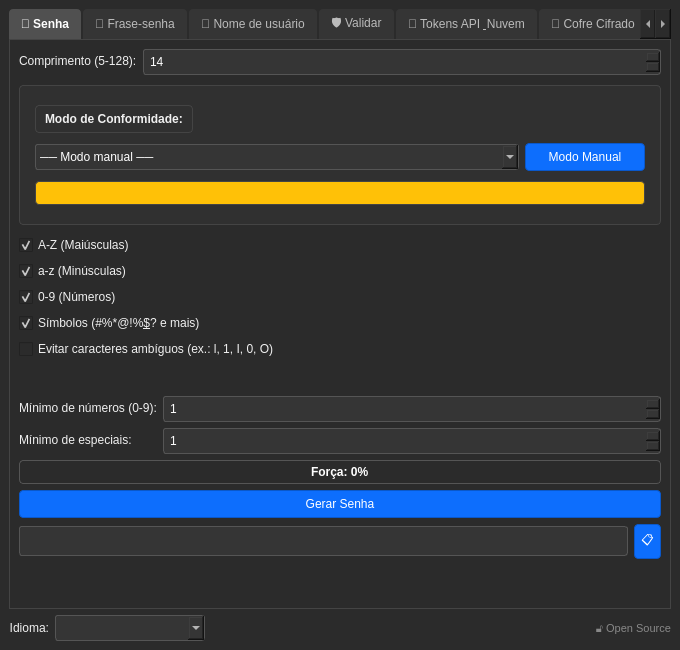
<?xml version="1.0" encoding="UTF-8"?>
<ui version="4.0">
 <class>MainWindow</class>
 <widget class="QMainWindow" name="MainWindow">
  <property name="geometry">
   <rect>
    <x>0</x>
    <y>0</y>
    <width>680</width>
    <height>650</height>
   </rect>
  </property>
  <property name="minimumSize">
   <size>
    <width>650</width>
    <height>650</height>
   </size>
  </property>
  <property name="windowTitle">
   <string>CipherPass</string>
  </property>
  <property name="windowIcon">
   <iconset>
    <normaloff>:/icons/icono_generador_g44.png</normaloff>:/icons/icono_generador_g44.png</iconset>
  </property>
  <property name="styleSheet">
   <string notr="true">
QMainWindow, QWidget { background-color: #2b2b2b; color: #f0f0f0; }
QTabWidget::pane { border: 1px solid #444; }
QLineEdit, QSpinBox, QComboBox { background-color: #353535; border: 1px solid #555; color: #fff; padding: 4px; border-radius: 3px; }
QLineEdit:disabled, QSpinBox:disabled, QComboBox:disabled, QPushButton:disabled { background-color: #2a2a2a; color: #777; border-color: #444; }
QPushButton { background-color: #0d6efd; border: 1px solid #0a58ca; color: #fff; padding: 6px; border-radius: 4px; }
QPushButton:hover { background-color: #0b5ed7; }
QPushButton:pressed { background-color: #0a58ca; }
QTabBar::tab { background: #353535; color: #bbb; padding: 8px 12px; margin-right: 2px; border-top-left-radius: 4px; border-top-right-radius: 4px; }
QTabBar::tab:selected { background: #505050; color: #fff; font-weight: bold; }
QTabBar::tab:disabled { background: #2a2a2a; color: #555; }
QProgressBar { border: 1px solid #555; border-radius: 4px; text-align: center; color: #fff; font-weight: bold; }
QProgressBar::chunk { background-color: #0d6efd; border-radius: 3px; }
</string>
  </property>
  <widget class="QWidget" name="centralwidget">
   <layout class="QVBoxLayout" name="verticalLayout_main">
    <item>
     <widget class="QTabWidget" name="tabWidget">
      <property name="currentIndex">
       <number>0</number>
      </property>
      <widget class="QWidget" name="tab_contrasena">
       <attribute name="title">
        <string>🔑 Senha</string>
       </attribute>
       <layout class="QVBoxLayout" name="verticalLayout_contrasena">
        <item>
         <layout class="QFormLayout" name="formLayout_contrasena_config">
          <item row="0" column="0">
           <widget class="QLabel" name="label_longitud">
            <property name="text">
             <string>&lt;html&gt;&lt;head/&gt;&lt;body&gt;&lt;p&gt;Comprimento (5-128):&lt;/p&gt;&lt;/body&gt;&lt;/html&gt;</string>
            </property>
           </widget>
          </item>
          <item row="0" column="1">
           <widget class="QSpinBox" name="spinBox_longitud">
            <property name="minimum">
             <number>5</number>
            </property>
            <property name="maximum">
             <number>128</number>
            </property>
            <property name="value">
             <number>14</number>
            </property>
           </widget>
          </item>
         </layout>
        </item>
        <item>
         <widget class="QFrame" name="frame_compliance">
          <property name="styleSheet">
           <string notr="true">QFrame { background-color: #303030; border: 1px solid #444; border-radius: 4px; padding: 6px; margin-top: 4px; margin-bottom: 4px; }</string>
          </property>
          <property name="frameShape">
           <enum>QFrame::StyledPanel</enum>
          </property>
          <property name="frameShadow">
           <enum>QFrame::Raised</enum>
          </property>
          <layout class="QVBoxLayout" name="verticalLayout_compliance">
           <item>
            <layout class="QHBoxLayout" name="horizontalLayout_compliance_header">
             <item>
              <widget class="QLabel" name="label_compliance">
               <property name="text">
                <string>&lt;b&gt;Modo de Conformidade:&lt;/b&gt;</string>
               </property>
              </widget>
             </item>
             <item>
              <spacer name="horizontalSpacer_compliance">
               <property name="orientation">
                <enum>Qt::Horizontal</enum>
               </property>
               <property name="sizeHint" stdset="0">
                <size>
                 <width>40</width>
                 <height>20</height>
                </size>
               </property>
              </spacer>
             </item>
            </layout>
           </item>
           <item>
            <layout class="QHBoxLayout" name="horizontalLayout_compliance_controls">
             <item>
              <widget class="QComboBox" name="comboBox_compliance">
               <item>
                <property name="text">
                 <string>── Modo manual ──</string>
                </property>
               </item>
               <item>
                <property name="text">
                 <string>Active Directory</string>
                </property>
               </item>
               <item>
                <property name="text">
                 <string>AWS IAM</string>
                </property>
               </item>
               <item>
                <property name="text">
                 <string>PCI-DSS</string>
                </property>
               </item>
               <item>
                <property name="text">
                 <string>NIST 800-63B</string>
                </property>
               </item>
              </widget>
             </item>
             <item>
              <widget class="QPushButton" name="btn_manual_mode">
               <property name="maximumSize">
                <size>
                 <width>120</width>
                 <height>16777215</height>
                </size>
               </property>
               <property name="text">
                <string>Modo Manual</string>
               </property>
              </widget>
             </item>
            </layout>
           </item>
           <item>
            <widget class="QLabel" name="label_compliance_badge">
             <property name="visible">
              <bool>false</bool>
             </property>
             <property name="styleSheet">
              <string notr="true">background-color: #ffc107; color: #000; padding: 4px 8px; border-radius: 4px; font-weight: bold;</string>
             </property>
             <property name="text">
              <string/>
             </property>
            </widget>
           </item>
          </layout>
         </widget>
        </item>
        <item>
         <widget class="QCheckBox" name="checkBox_mayusculas">
          <property name="text">
           <string>A-Z (Maiúsculas)</string>
          </property>
          <property name="checked">
           <bool>true</bool>
          </property>
         </widget>
        </item>
        <item>
         <widget class="QCheckBox" name="checkBox_minusculas">
          <property name="text">
           <string>a-z (Minúsculas)</string>
          </property>
          <property name="checked">
           <bool>true</bool>
          </property>
         </widget>
        </item>
        <item>
         <widget class="QCheckBox" name="checkBox_numeros">
          <property name="text">
           <string>0-9 (Números)</string>
          </property>
          <property name="checked">
           <bool>true</bool>
          </property>
         </widget>
        </item>
        <item>
         <widget class="QCheckBox" name="checkBox_simbolos">
          <property name="text">
           <string>Símbolos (#%*@!%&amp;$? e mais)</string>
          </property>
          <property name="checked">
           <bool>true</bool>
          </property>
         </widget>
        </item>
        <item>
         <widget class="QCheckBox" name="checkBox_evitar_ambiguos">
          <property name="text">
           <string>Evitar caracteres ambíguos (ex.: l, 1, I, 0, O)</string>
          </property>
         </widget>
        </item>
        <item>
         <spacer name="spacer_c1">
          <property name="orientation">
           <enum>Qt::Vertical</enum>
          </property>
          <property name="sizeHint" stdset="0">
           <size>
            <width>20</width>
            <height>10</height>
           </size>
          </property>
         </spacer>
        </item>
        <item>
         <layout class="QFormLayout" name="formLayout_contrasena_minimos">
          <item row="0" column="0">
           <widget class="QLabel" name="label_min_numeros">
            <property name="text">
             <string>&lt;html&gt;&lt;head/&gt;&lt;body&gt;&lt;p&gt;Mínimo de números (0-9):&lt;/p&gt;&lt;/body&gt;&lt;/html&gt;</string>
            </property>
           </widget>
          </item>
          <item row="0" column="1">
           <widget class="QSpinBox" name="spinBox_min_numeros">
            <property name="maximum">
             <number>20</number>
            </property>
            <property name="value">
             <number>1</number>
            </property>
           </widget>
          </item>
          <item row="1" column="0">
           <widget class="QLabel" name="label_min_especiales">
            <property name="text">
             <string>&lt;html&gt;&lt;head/&gt;&lt;body&gt;&lt;p&gt;Mínimo de especiais:&lt;/p&gt;&lt;/body&gt;&lt;/html&gt;</string>
            </property>
           </widget>
          </item>
          <item row="1" column="1">
           <widget class="QSpinBox" name="spinBox_min_especiales">
            <property name="maximum">
             <number>20</number>
            </property>
            <property name="value">
             <number>1</number>
            </property>
           </widget>
          </item>
         </layout>
        </item>
        <item>
         <widget class="QProgressBar" name="progressBar_fortaleza">
          <property name="value">
           <number>0</number>
          </property>
          <property name="format">
           <string>Força: %p%</string>
          </property>
         </widget>
        </item>
        <item>
         <widget class="QPushButton" name="btn_generar_contrasena">
          <property name="cursor">
           <cursorShape>PointingHandCursor</cursorShape>
          </property>
          <property name="text">
           <string>Gerar Senha</string>
          </property>
         </widget>
        </item>
        <item>
         <layout class="QHBoxLayout" name="horizontalLayout_contrasena_resultado">
          <item>
           <widget class="QLineEdit" name="lineEdit_contrasena">
            <property name="font">
             <font>
              <family>Consolas</family>
              <pointsize>11</pointsize>
             </font>
            </property>
            <property name="readOnly">
             <bool>true</bool>
            </property>
           </widget>
          </item>
          <item>
           <widget class="QPushButton" name="btn_copiar_contrasena">
            <property name="maximumSize">
             <size>
              <width>40</width>
              <height>16777215</height>
             </size>
            </property>
            <property name="toolTip">
             <string>Copiar</string>
            </property>
            <property name="text">
             <string>📋</string>
            </property>
           </widget>
          </item>
         </layout>
        </item>
        <item>
         <spacer name="spacer_c2">
          <property name="orientation">
           <enum>Qt::Vertical</enum>
          </property>
          <property name="sizeHint" stdset="0">
           <size>
            <width>20</width>
            <height>40</height>
           </size>
          </property>
         </spacer>
        </item>
       </layout>
      </widget>
      <widget class="QWidget" name="tab_frase">
       <attribute name="title">
        <string>🔏 Frase-senha</string>
       </attribute>
       <layout class="QVBoxLayout" name="verticalLayout_frase">
        <item>
         <layout class="QFormLayout" name="formLayout_frase_config">
          <item row="0" column="0">
           <widget class="QLabel" name="label_num_palabras">
            <property name="text">
             <string>&lt;html&gt;&lt;head/&gt;&lt;body&gt;&lt;p&gt;Número de palavras (3-20):&lt;/p&gt;&lt;/body&gt;&lt;/html&gt;</string>
            </property>
           </widget>
          </item>
          <item row="0" column="1">
           <widget class="QSpinBox" name="spinBox_num_palabras">
            <property name="minimum">
             <number>3</number>
            </property>
            <property name="maximum">
             <number>20</number>
            </property>
            <property name="value">
             <number>6</number>
            </property>
           </widget>
          </item>
          <item row="1" column="0">
           <widget class="QLabel" name="label_separador">
            <property name="text">
             <string>Separador:</string>
            </property>
           </widget>
          </item>
          <item row="1" column="1">
           <widget class="QLineEdit" name="lineEdit_separador">
            <property name="text">
             <string>-</string>
            </property>
            <property name="maxLength">
             <number>5</number>
            </property>
           </widget>
          </item>
         </layout>
        </item>
        <item>
         <widget class="QLabel" name="label_frase_aviso">
          <property name="text">
           <string>O valor deve estar entre 3 e 20. Use 6 palavras ou mais para gerar uma frase-senha segura.</string>
          </property>
          <property name="wordWrap">
           <bool>true</bool>
          </property>
         </widget>
        </item>
        <item>
         <widget class="QCheckBox" name="checkBox_capitalizar">
          <property name="text">
           <string>Capitalizar (cada palavra começa com maiúscula)</string>
          </property>
         </widget>
        </item>
        <item>
         <widget class="QCheckBox" name="checkBox_incluir_numeros">
          <property name="text">
           <string>Incluir número aleatório</string>
          </property>
         </widget>
        </item>
        <item>
         <spacer name="spacer_f1">
          <property name="orientation">
           <enum>Qt::Vertical</enum>
          </property>
          <property name="sizeHint" stdset="0">
           <size>
            <width>20</width>
            <height>20</height>
           </size>
          </property>
         </spacer>
        </item>
        <item>
         <widget class="QPushButton" name="btn_generar_frase">
          <property name="cursor">
           <cursorShape>PointingHandCursor</cursorShape>
          </property>
          <property name="text">
           <string>Gerar Frase-senha</string>
          </property>
         </widget>
        </item>
        <item>
         <layout class="QHBoxLayout" name="horizontalLayout_frase_resultado">
          <item>
           <widget class="QLineEdit" name="lineEdit_frase">
            <property name="font">
             <font>
              <family>Consolas</family>
              <pointsize>11</pointsize>
             </font>
            </property>
            <property name="readOnly">
             <bool>true</bool>
            </property>
           </widget>
          </item>
          <item>
           <widget class="QPushButton" name="btn_copiar_frase">
            <property name="maximumSize">
             <size>
              <width>40</width>
              <height>16777215</height>
             </size>
            </property>
            <property name="text">
             <string>📋</string>
            </property>
           </widget>
          </item>
         </layout>
        </item>
        <item>
         <spacer name="verticalSpacer_frase">
          <property name="orientation">
           <enum>Qt::Vertical</enum>
          </property>
          <property name="sizeHint" stdset="0">
           <size>
            <width>20</width>
            <height>40</height>
           </size>
          </property>
         </spacer>
        </item>
       </layout>
      </widget>
      <widget class="QWidget" name="tab_usuario">
       <attribute name="title">
        <string>👤 Nome de usuário</string>
       </attribute>
       <layout class="QVBoxLayout" name="verticalLayout_usuario">
        <item>
         <layout class="QFormLayout" name="formLayout_usuario">
          <item row="0" column="0">
           <widget class="QLabel" name="label_tipo_usuario">
            <property name="text">
             <string>Tipo de usuário:</string>
            </property>
           </widget>
          </item>
          <item row="0" column="1">
           <widget class="QComboBox" name="comboBox_tipo_usuario">
            <item>
             <property name="text">
              <string>Palavra aleatória</string>
             </property>
            </item>
            <item>
             <property name="text">
              <string>E-mail</string>
             </property>
            </item>
            <item>
             <property name="text">
              <string>Apelido</string>
             </property>
            </item>
           </widget>
          </item>
          <item row="1" column="0">
           <widget class="QLabel" name="label_usuario_dominio">
            <property name="text">
             <string>Domínio (opcional):</string>
            </property>
           </widget>
          </item>
          <item row="1" column="1">
           <widget class="QLineEdit" name="lineEdit_usuario_dominio">
            <property name="placeholderText">
             <string>ex.: empresa.com (sem @)</string>
            </property>
           </widget>
          </item>
          <item row="2" column="0">
           <widget class="QLabel" name="label_usuario_tag">
            <property name="text">
             <string>Tag de serviço:</string>
            </property>
           </widget>
          </item>
          <item row="2" column="1">
           <layout class="QHBoxLayout" name="horizontalLayout_usuario_tag">
            <item>
             <widget class="QCheckBox" name="checkBox_usuario_servicio">
              <property name="text">
               <string>Incluir (+tag)</string>
              </property>
             </widget>
            </item>
            <item>
             <widget class="QLineEdit" name="lineEdit_usuario_servicio">
              <property name="enabled">
               <bool>false</bool>
              </property>
              <property name="placeholderText">
               <string>ex.: netflix</string>
              </property>
             </widget>
            </item>
           </layout>
          </item>
         </layout>
        </item>
        <item>
         <spacer name="spacer_u1">
          <property name="orientation">
           <enum>Qt::Vertical</enum>
          </property>
          <property name="sizeHint" stdset="0">
           <size>
            <width>20</width>
            <height>20</height>
           </size>
          </property>
         </spacer>
        </item>
        <item>
         <widget class="QPushButton" name="btn_generar_usuario">
          <property name="cursor">
           <cursorShape>PointingHandCursor</cursorShape>
          </property>
          <property name="text">
           <string>Gerar Nome de Usuário</string>
          </property>
         </widget>
        </item>
        <item>
         <layout class="QHBoxLayout" name="horizontalLayout_usuario_resultado">
          <item>
           <widget class="QLineEdit" name="lineEdit_usuario">
            <property name="font">
             <font>
              <family>Consolas</family>
              <pointsize>11</pointsize>
             </font>
            </property>
            <property name="readOnly">
             <bool>true</bool>
            </property>
           </widget>
          </item>
          <item>
           <widget class="QPushButton" name="btn_copiar_usuario">
            <property name="maximumSize">
             <size>
              <width>40</width>
              <height>16777215</height>
             </size>
            </property>
            <property name="text">
             <string>📋</string>
            </property>
           </widget>
          </item>
         </layout>
        </item>
        <item>
         <spacer name="verticalSpacer_usuario">
          <property name="orientation">
           <enum>Qt::Vertical</enum>
          </property>
          <property name="sizeHint" stdset="0">
           <size>
            <width>20</width>
            <height>40</height>
           </size>
          </property>
         </spacer>
        </item>
       </layout>
      </widget>
      <widget class="QWidget" name="tab_validar">
       <attribute name="title">
        <string>🛡️ Validar</string>
       </attribute>
       <layout class="QVBoxLayout" name="verticalLayout_validar">
        <item>
         <widget class="QLabel" name="label_validar_info">
          <property name="styleSheet">
           <string notr="true">color: #aaa; font-style: italic; margin-bottom: 10px;</string>
          </property>
          <property name="text">
           <string>Verifique quão rápido um invasor poderia quebrar sua senha.</string>
          </property>
          <property name="wordWrap">
           <bool>true</bool>
          </property>
         </widget>
        </item>
        <item>
         <layout class="QFormLayout" name="formLayout_validar">
          <item row="0" column="0">
           <widget class="QLabel" name="label_validar_pass">
            <property name="text">
             <string>Senha:</string>
            </property>
           </widget>
          </item>
          <item row="0" column="1">
           <layout class="QHBoxLayout" name="horizontalLayout_validar_input">
            <item>
             <widget class="QLineEdit" name="lineEdit_validar_pass">
              <property name="echoMode">
               <enum>QLineEdit::Normal</enum>
              </property>
              <property name="placeholderText">
               <string>Digite a senha...</string>
              </property>
             </widget>
            </item>
            <item>
             <widget class="QPushButton" name="btn_validar_ver">
              <property name="maximumSize">
               <size>
                <width>40</width>
                <height>16777215</height>
               </size>
              </property>
              <property name="text">
               <string>👁️</string>
              </property>
              <property name="checkable">
               <bool>true</bool>
              </property>
             </widget>
            </item>
           </layout>
          </item>
         </layout>
        </item>
        <item>
         <widget class="QFrame" name="frame_hibp">
          <property name="styleSheet">
           <string notr="true">QFrame { background-color: #303030; border: 1px solid #444; border-radius: 4px; padding: 8px; margin-top: 4px; margin-bottom: 4px; }</string>
          </property>
          <property name="frameShape">
           <enum>QFrame::StyledPanel</enum>
          </property>
          <property name="frameShadow">
           <enum>QFrame::Raised</enum>
          </property>
          <layout class="QVBoxLayout" name="verticalLayout_hibp">
           <item>
            <layout class="QHBoxLayout" name="horizontalLayout_hibp_header">
             <item>
              <widget class="QCheckBox" name="checkBox_hibp">
               <property name="text">
                <string>🔒 Verificar no Have I Been Pwned</string>
               </property>
              </widget>
             </item>
             <item>
              <spacer name="horizontalSpacer_hibp">
               <property name="orientation">
                <enum>Qt::Horizontal</enum>
               </property>
               <property name="sizeHint" stdset="0">
                <size>
                 <width>40</width>
                 <height>20</height>
                </size>
               </property>
              </spacer>
             </item>
            </layout>
           </item>
           <item>
            <layout class="QHBoxLayout" name="horizontalLayout_hibp_controls">
             <item>
              <widget class="QPushButton" name="btn_hibp_check">
               <property name="cursor">
                <cursorShape>PointingHandCursor</cursorShape>
               </property>
               <property name="text">
                <string>🔍 Verificar agora</string>
               </property>
              </widget>
             </item>
             <item>
              <widget class="QProgressBar" name="progressBar_hibp">
               <property name="visible">
                <bool>false</bool>
               </property>
               <property name="maximum">
                <number>0</number>
               </property>
               <property name="value">
                <number>0</number>
               </property>
               <property name="textVisible">
                <bool>false</bool>
               </property>
              </widget>
             </item>
            </layout>
           </item>
           <item>
            <widget class="QLabel" name="label_hibp_resultado">
             <property name="visible">
              <bool>false</bool>
             </property>
             <property name="styleSheet">
              <string notr="true">font-weight: bold; padding: 8px; background-color: #2b2b2b; border-radius: 4px;</string>
             </property>
             <property name="text">
              <string/>
             </property>
             <property name="wordWrap">
              <bool>true</bool>
             </property>
            </widget>
           </item>
          </layout>
         </widget>
        </item>
        <item>
         <widget class="QLabel" name="label_validar_entropia">
          <property name="styleSheet">
           <string notr="true">font-size: 14px;</string>
          </property>
          <property name="text">
           <string/>
          </property>
         </widget>
        </item>
        <item>
         <widget class="QLabel" name="label_validar_tiempo">
          <property name="styleSheet">
           <string notr="true">font-size: 14px; font-weight: bold; margin-bottom: 5px;</string>
          </property>
          <property name="text">
           <string>Tempo estimado: -</string>
          </property>
         </widget>
        </item>
        <item>
         <widget class="QProgressBar" name="progressBar_validar">
          <property name="value">
           <number>0</number>
          </property>
          <property name="textVisible">
           <bool>true</bool>
          </property>
         </widget>
        </item>
        <item>
         <widget class="QLabel" name="label_validar_mensaje">
          <property name="styleSheet">
           <string notr="true">margin-top: 10px; font-weight: bold;</string>
          </property>
          <property name="text">
           <string/>
          </property>
          <property name="wordWrap">
           <bool>true</bool>
          </property>
         </widget>
        </item>
        <item>
         <spacer name="verticalSpacer_validar">
          <property name="orientation">
           <enum>Qt::Vertical</enum>
          </property>
          <property name="sizeHint" stdset="0">
           <size>
            <width>20</width>
            <height>40</height>
           </size>
          </property>
         </spacer>
        </item>
       </layout>
       <zorder>frame_hibp</zorder>
       <zorder>label_validar_entropia</zorder>
       <zorder>label_validar_info</zorder>
       <zorder>label_validar_tiempo</zorder>
       <zorder>progressBar_validar</zorder>
       <zorder>label_validar_mensaje</zorder>
      </widget>
      <widget class="QWidget" name="tab_tokens">
       <attribute name="title">
        <string>🔐 Tokens API &amp; Nuvem</string>
       </attribute>
       <layout class="QVBoxLayout" name="verticalLayout_tokens">
        <item>
         <widget class="QLabel" name="label_tokens_info">
          <property name="text">
           <string>Gere tokens seguros para APIs, serviços em nuvem e UUIDs únicos.</string>
          </property>
          <property name="wordWrap">
           <bool>true</bool>
          </property>
         </widget>
        </item>
        <item>
         <layout class="QFormLayout" name="formLayout_token_tipo">
          <item row="0" column="0">
           <widget class="QLabel" name="label_token_tipo">
            <property name="text">
             <string>Tipo de token:</string>
            </property>
           </widget>
          </item>
          <item row="0" column="1">
           <widget class="QComboBox" name="comboBox_token_tipo">
            <item>
             <property name="text">
              <string>Token URL-safe (secrets.token_urlsafe)</string>
             </property>
            </item>
            <item>
             <property name="text">
              <string>Token hexadecimal (secrets.token_hex)</string>
             </property>
            </item>
            <item>
             <property name="text">
              <string>UUID v4 (uuid.uuid4)</string>
             </property>
            </item>
            <item>
             <property name="text">
              <string>Bearer Token (prefixo + token_urlsafe)</string>
             </property>
            </item>
           </widget>
          </item>
         </layout>
        </item>
        <item>
         <layout class="QFormLayout" name="formLayout_token_length">
          <item row="0" column="0">
           <widget class="QLabel" name="label_token_length">
            <property name="text">
             <string>Comprimento (bytes):</string>
            </property>
           </widget>
          </item>
          <item row="0" column="1">
           <widget class="QSpinBox" name="spinBox_token_length">
            <property name="minimum">
             <number>16</number>
            </property>
            <property name="maximum">
             <number>128</number>
            </property>
            <property name="value">
             <number>32</number>
            </property>
           </widget>
          </item>
         </layout>
        </item>
        <item>
         <widget class="QPushButton" name="btn_generar_token">
          <property name="cursor">
           <cursorShape>PointingHandCursor</cursorShape>
          </property>
          <property name="text">
           <string>Gerar Token</string>
          </property>
         </widget>
        </item>
        <item>
         <layout class="QHBoxLayout" name="horizontalLayout_token_result">
          <item>
           <widget class="QLineEdit" name="lineEdit_token_resultado">
            <property name="font">
             <font>
              <family>Consolas</family>
              <pointsize>11</pointsize>
             </font>
            </property>
            <property name="readOnly">
             <bool>true</bool>
            </property>
           </widget>
          </item>
          <item>
           <widget class="QPushButton" name="btn_copiar_token">
            <property name="maximumSize">
             <size>
              <width>40</width>
              <height>16777215</height>
             </size>
            </property>
            <property name="text">
             <string>📋</string>
            </property>
           </widget>
          </item>
         </layout>
        </item>
        <item>
         <spacer name="spacer_t1">
          <property name="orientation">
           <enum>Qt::Vertical</enum>
          </property>
          <property name="sizeHint" stdset="0">
           <size>
            <width>20</width>
            <height>40</height>
           </size>
          </property>
         </spacer>
        </item>
       </layout>
      </widget>
      <widget class="QWidget" name="tab_vault">
       <attribute name="title">
        <string>🔐 Cofre Cifrado</string>
       </attribute>
       <layout class="QVBoxLayout" name="verticalLayout_vault">
        <item>
         <widget class="QLabel" name="label_vault_info">
          <property name="text">
           <string>Exporte e importe dados cifrados com Argon2id e AES-256. Requer senha mestra.</string>
          </property>
          <property name="wordWrap">
           <bool>true</bool>
          </property>
         </widget>
        </item>
        <item>
         <widget class="QLabel" name="label_export">
          <property name="text">
           <string>&lt;b&gt;Exportar Cofre&lt;/b&gt;</string>
          </property>
         </widget>
        </item>
        <item>
         <layout class="QFormLayout" name="formLayout_vault_kdf">
          <item row="0" column="0">
           <widget class="QLabel" name="label_vault_kdf">
            <property name="toolTip">
             <string>Função de derivação de chave. Argon2id é mais resistente a ataques GPU e de força bruta.</string>
            </property>
            <property name="text">
             <string>Algoritmo KDF:</string>
            </property>
           </widget>
          </item>
          <item row="0" column="1">
           <widget class="QComboBox" name="comboBox_vault_kdf">
            <item>
             <property name="text">
              <string>Argon2id (recomendado)</string>
             </property>
            </item>
            <item>
             <property name="text">
              <string>PBKDF2-SHA256 (fallback stdlib)</string>
             </property>
            </item>
           </widget>
          </item>
         </layout>
        </item>
        <item>
         <widget class="QTextEdit" name="textEdit_export_data">
          <property name="maximumSize">
           <size>
            <width>16777215</width>
            <height>120</height>
           </size>
          </property>
          <property name="placeholderText">
           <string>Digite os dados a serem cifrados (JSON, texto, etc.)...</string>
          </property>
         </widget>
        </item>
        <item>
         <widget class="QPushButton" name="btn_export_vault">
          <property name="cursor">
           <cursorShape>PointingHandCursor</cursorShape>
          </property>
          <property name="text">
           <string>🔒 Exportar e Cifrar</string>
          </property>
         </widget>
        </item>
        <item>
         <spacer name="spacer_v1">
          <property name="orientation">
           <enum>Qt::Vertical</enum>
          </property>
          <property name="sizeHint" stdset="0">
           <size>
            <width>20</width>
            <height>20</height>
           </size>
          </property>
         </spacer>
        </item>
        <item>
         <widget class="QLabel" name="label_import">
          <property name="text">
           <string>&lt;b&gt;Importar Cofre&lt;/b&gt;</string>
          </property>
         </widget>
        </item>
        <item>
         <layout class="QHBoxLayout" name="horizontalLayout_import_file">
          <item>
           <widget class="QLineEdit" name="lineEdit_import_path">
            <property name="readOnly">
             <bool>true</bool>
            </property>
            <property name="placeholderText">
             <string>Selecione o arquivo do cofre...</string>
            </property>
           </widget>
          </item>
          <item>
           <widget class="QPushButton" name="btn_browse_vault">
            <property name="maximumSize">
             <size>
              <width>40</width>
              <height>16777215</height>
             </size>
            </property>
            <property name="text">
             <string>📁</string>
            </property>
           </widget>
          </item>
         </layout>
        </item>
        <item>
         <widget class="QPushButton" name="btn_import_vault">
          <property name="cursor">
           <cursorShape>PointingHandCursor</cursorShape>
          </property>
          <property name="text">
           <string>🔓 Importar e Decifrar</string>
          </property>
         </widget>
        </item>
        <item>
         <widget class="QLabel" name="label_imported_data">
          <property name="text">
           <string/>
          </property>
         </widget>
        </item>
        <item>
         <widget class="QTextEdit" name="textEdit_import_data">
          <property name="maximumSize">
           <size>
            <width>16777215</width>
            <height>120</height>
           </size>
          </property>
          <property name="readOnly">
           <bool>true</bool>
          </property>
         </widget>
        </item>
        <item>
         <widget class="QLabel" name="label_vault_estado">
          <property name="styleSheet">
           <string notr="true">font-size: 13px; padding: 4px; border-radius: 3px;</string>
          </property>
          <property name="text">
           <string/>
          </property>
          <property name="wordWrap">
           <bool>true</bool>
          </property>
         </widget>
        </item>
        <item>
         <spacer name="spacer_v2">
          <property name="orientation">
           <enum>Qt::Vertical</enum>
          </property>
          <property name="sizeHint" stdset="0">
           <size>
            <width>20</width>
            <height>40</height>
           </size>
          </property>
         </spacer>
        </item>
       </layout>
      </widget>
      <widget class="QWidget" name="tab_totp">
       <attribute name="title">
        <string>📱 Gerador TOTP</string>
       </attribute>
       <layout class="QVBoxLayout" name="verticalLayout_totp">
        <item>
         <widget class="QLabel" name="label_totp_info">
          <property name="text">
           <string>Gere segredos TOTP para autenticação de dois fatores (2FA/MFA).</string>
          </property>
          <property name="wordWrap">
           <bool>true</bool>
          </property>
         </widget>
        </item>
        <item>
         <widget class="QLabel" name="label_totp_name">
          <property name="text">
           <string>&lt;b&gt;Nome do Serviço/Conta&lt;/b&gt;</string>
          </property>
         </widget>
        </item>
        <item>
         <layout class="QFormLayout" name="formLayout_totp">
          <item row="0" column="0">
           <widget class="QLabel" name="label_service_name">
            <property name="text">
             <string>Nome:</string>
            </property>
           </widget>
          </item>
          <item row="0" column="1">
           <widget class="QLineEdit" name="lineEdit_service_name">
            <property name="placeholderText">
             <string>ex.: Google, GitHub, etc.</string>
            </property>
           </widget>
          </item>
         </layout>
        </item>
        <item>
         <widget class="QPushButton" name="btn_generar_totp">
          <property name="cursor">
           <cursorShape>PointingHandCursor</cursorShape>
          </property>
          <property name="text">
           <string>🔑 Gerar Segredo TOTP</string>
          </property>
         </widget>
        </item>
        <item>
         <widget class="QLabel" name="label_totp_secret">
          <property name="text">
           <string>&lt;b&gt;Segredo Base32&lt;/b&gt;</string>
          </property>
         </widget>
        </item>
        <item>
         <layout class="QHBoxLayout" name="horizontalLayout_totp_secret">
          <item>
           <widget class="QLineEdit" name="lineEdit_totp_secret">
            <property name="font">
             <font>
              <family>Consolas</family>
              <pointsize>11</pointsize>
             </font>
            </property>
            <property name="readOnly">
             <bool>true</bool>
            </property>
           </widget>
          </item>
          <item>
           <widget class="QPushButton" name="btn_copiar_totp">
            <property name="maximumSize">
             <size>
              <width>40</width>
              <height>16777215</height>
             </size>
            </property>
            <property name="text">
             <string>📋</string>
            </property>
           </widget>
          </item>
         </layout>
        </item>
        <item>
         <widget class="QLabel" name="label_totp_uri">
          <property name="text">
           <string>&lt;b&gt;URI otpauth://&lt;/b&gt;</string>
          </property>
         </widget>
        </item>
        <item>
         <layout class="QHBoxLayout" name="horizontalLayout_totp_uri">
          <item>
           <widget class="QLineEdit" name="lineEdit_totp_uri">
            <property name="font">
             <font>
              <family>Consolas</family>
              <pointsize>10</pointsize>
             </font>
            </property>
            <property name="readOnly">
             <bool>true</bool>
            </property>
           </widget>
          </item>
          <item>
           <widget class="QPushButton" name="btn_copiar_uri">
            <property name="maximumSize">
             <size>
              <width>40</width>
              <height>16777215</height>
             </size>
            </property>
            <property name="text">
             <string>📋</string>
            </property>
           </widget>
          </item>
         </layout>
        </item>
        <item>
         <widget class="QLabel" name="label_totp_qr">
          <property name="text">
           <string>&lt;b&gt;Código QR&lt;/b&gt;</string>
          </property>
         </widget>
        </item>
        <item>
         <widget class="QLabel" name="label_qr_image">
          <property name="minimumSize">
           <size>
            <width>200</width>
            <height>200</height>
           </size>
          </property>
          <property name="text">
           <string>O código QR aparecerá aqui</string>
          </property>
          <property name="alignment">
           <set>Qt::AlignCenter</set>
          </property>
         </widget>
        </item>
        <item>
         <widget class="QPushButton" name="btn_save_qr">
          <property name="enabled">
           <bool>false</bool>
          </property>
          <property name="cursor">
           <cursorShape>PointingHandCursor</cursorShape>
          </property>
          <property name="text">
           <string>💾 Salvar QR como PNG</string>
          </property>
         </widget>
        </item>
        <item>
         <spacer name="spacer_t3">
          <property name="orientation">
           <enum>Qt::Vertical</enum>
          </property>
          <property name="sizeHint" stdset="0">
           <size>
            <width>20</width>
            <height>40</height>
           </size>
          </property>
         </spacer>
        </item>
       </layout>
      </widget>
     </widget>
    </item>
    <item>
     <layout class="QHBoxLayout" name="horizontalLayout_footer">
      <item>
       <widget class="QLabel" name="label_idioma">
        <property name="layoutDirection">
         <enum>Qt::LeftToRight</enum>
        </property>
        <property name="text">
         <string>Idioma:</string>
        </property>
        <property name="alignment">
         <set>Qt::AlignRight|Qt::AlignTrailing|Qt::AlignVCenter</set>
        </property>
       </widget>
      </item>
      <item>
       <widget class="QComboBox" name="comboBox_idioma">
        <property name="minimumSize">
         <size>
          <width>150</width>
          <height>0</height>
         </size>
        </property>
       </widget>
      </item>
      <item>
       <spacer name="horizontalSpacer_footer">
        <property name="orientation">
         <enum>Qt::Horizontal</enum>
        </property>
        <property name="sizeHint" stdset="0">
         <size>
          <width>40</width>
          <height>20</height>
         </size>
        </property>
       </spacer>
      </item>
      <item>
       <widget class="QLabel" name="label_licencia">
        <property name="styleSheet">
         <string notr="true">color: #888; font-size: 11px;</string>
        </property>
        <property name="text">
         <string>🔓 Open Source</string>
        </property>
       </widget>
      </item>
     </layout>
    </item>
   </layout>
  </widget>
 </widget>
 <resources>
  <include location="g19.qrc"/>
 </resources>
 <connections/>
</ui>
